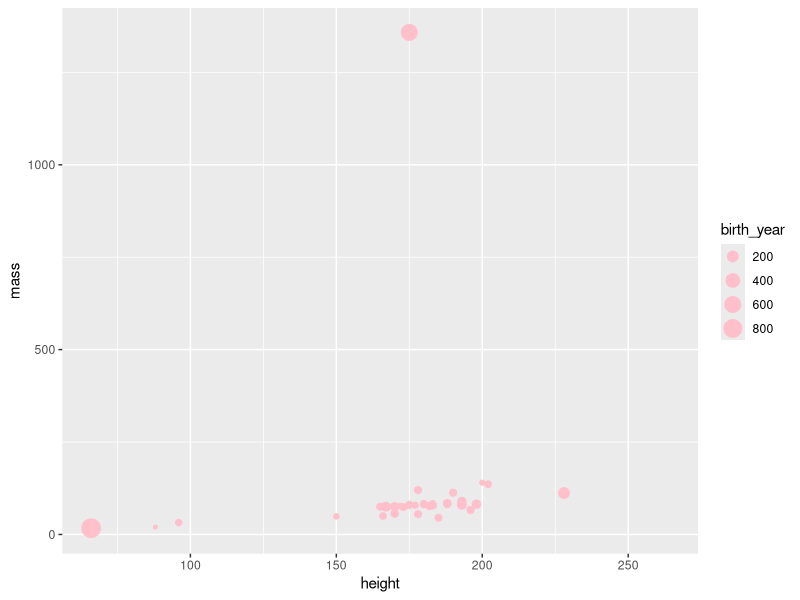
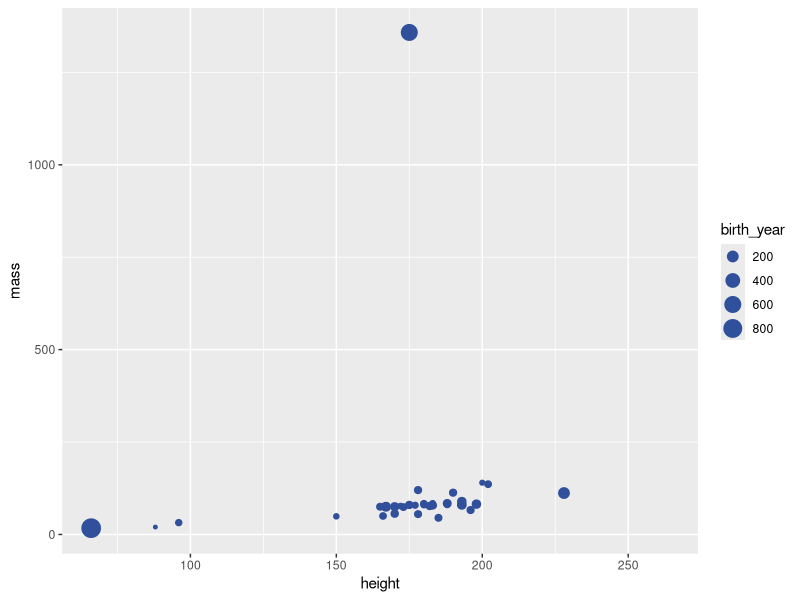
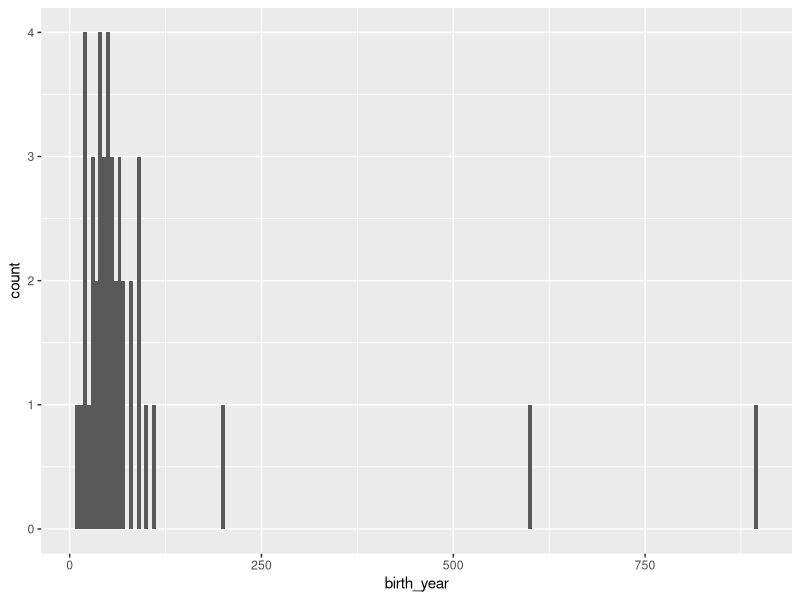
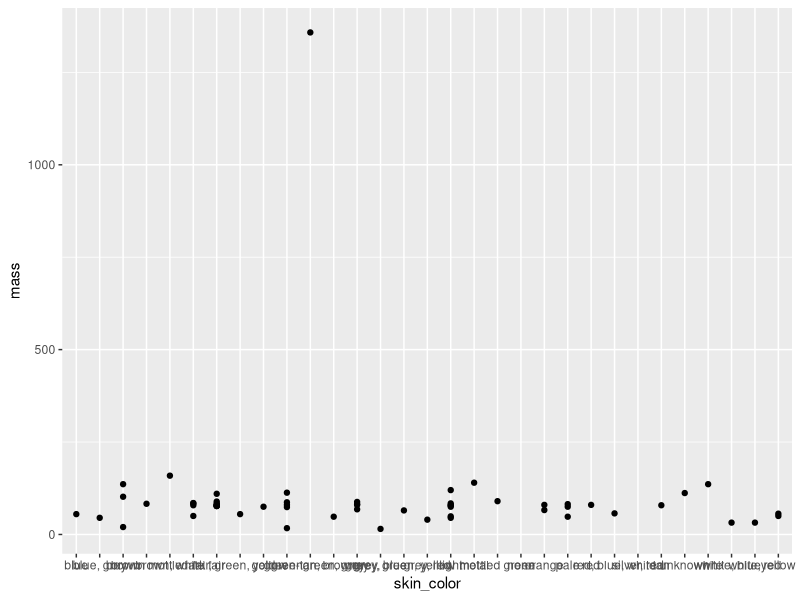
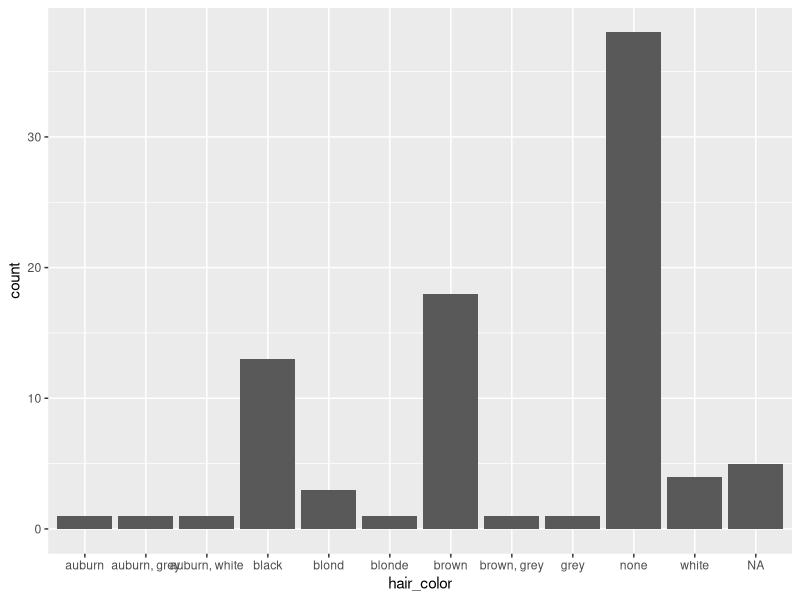
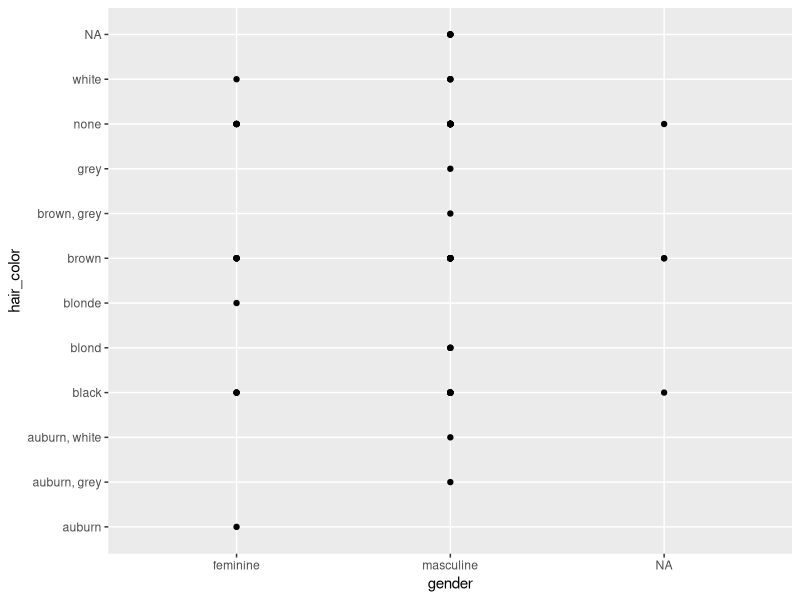
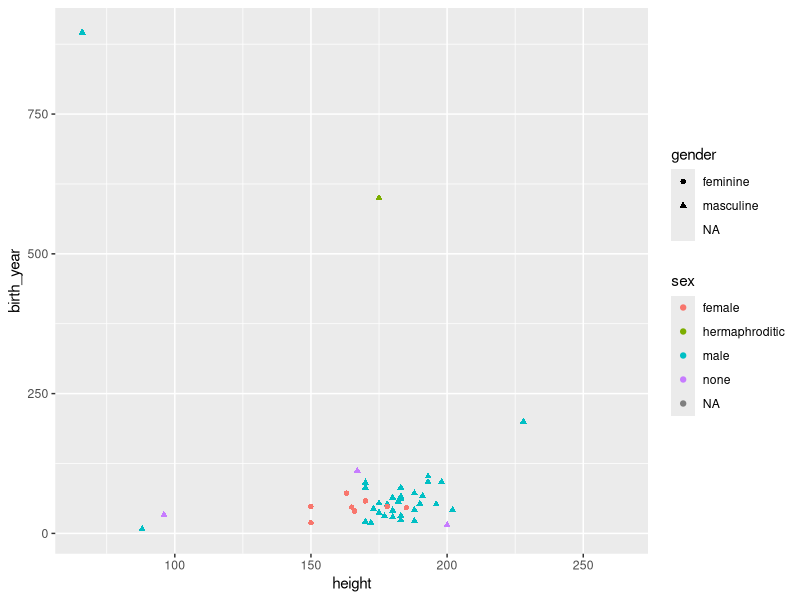

Recreate these plots in R, in order.
## ---- chunk 1
#| label: load-packages
#| include: false

library(tidyverse)
library(ggplot2)
## ---- chunk 2
#| label: glimpse-starwars

glimpse(starwars)
## ---- chunk 3
#| label: scatterplot

ggplot(starwars, 
       aes(x = height, y = mass, color = gender, size = birth_year)) +
  geom_point(color = 'pink')
## ---- chunk 4
#| label: scatterplot-labels

ggplot(starwars, 
       aes(x = height, y = mass, color = gender, size = birth_year)) +
  geom_point(color = "#30509C") +
  labs(
    #title = "starwars",
    #x = "height", 
    #y = "mass",
    # birth_year
    )
## ---- chunk 5
#| label: histogram
#| eval: true

ggplot(starwars, aes(x= birth_year)) +
  geom_histogram(binwidth = 5 )
## ---- chunk 6
#| label: num-cat
ggplot(starwars, aes(x=skin_color,y=mass))+
geom_point() 

## ---- chunk 7
#| label: barplot
ggplot(starwars) +
geom_bar(aes(hair_color))
## ---- chunk 8
#| label: cat-cat
ggplot(starwars, aes(x=gender, y=hair_color))+
  geom_point()

## ---- chunk 9
#| label: multi
ggplot(starwars, aes(x=height, y= birth_year, shape=gender, color=sex))+
  geom_point()

